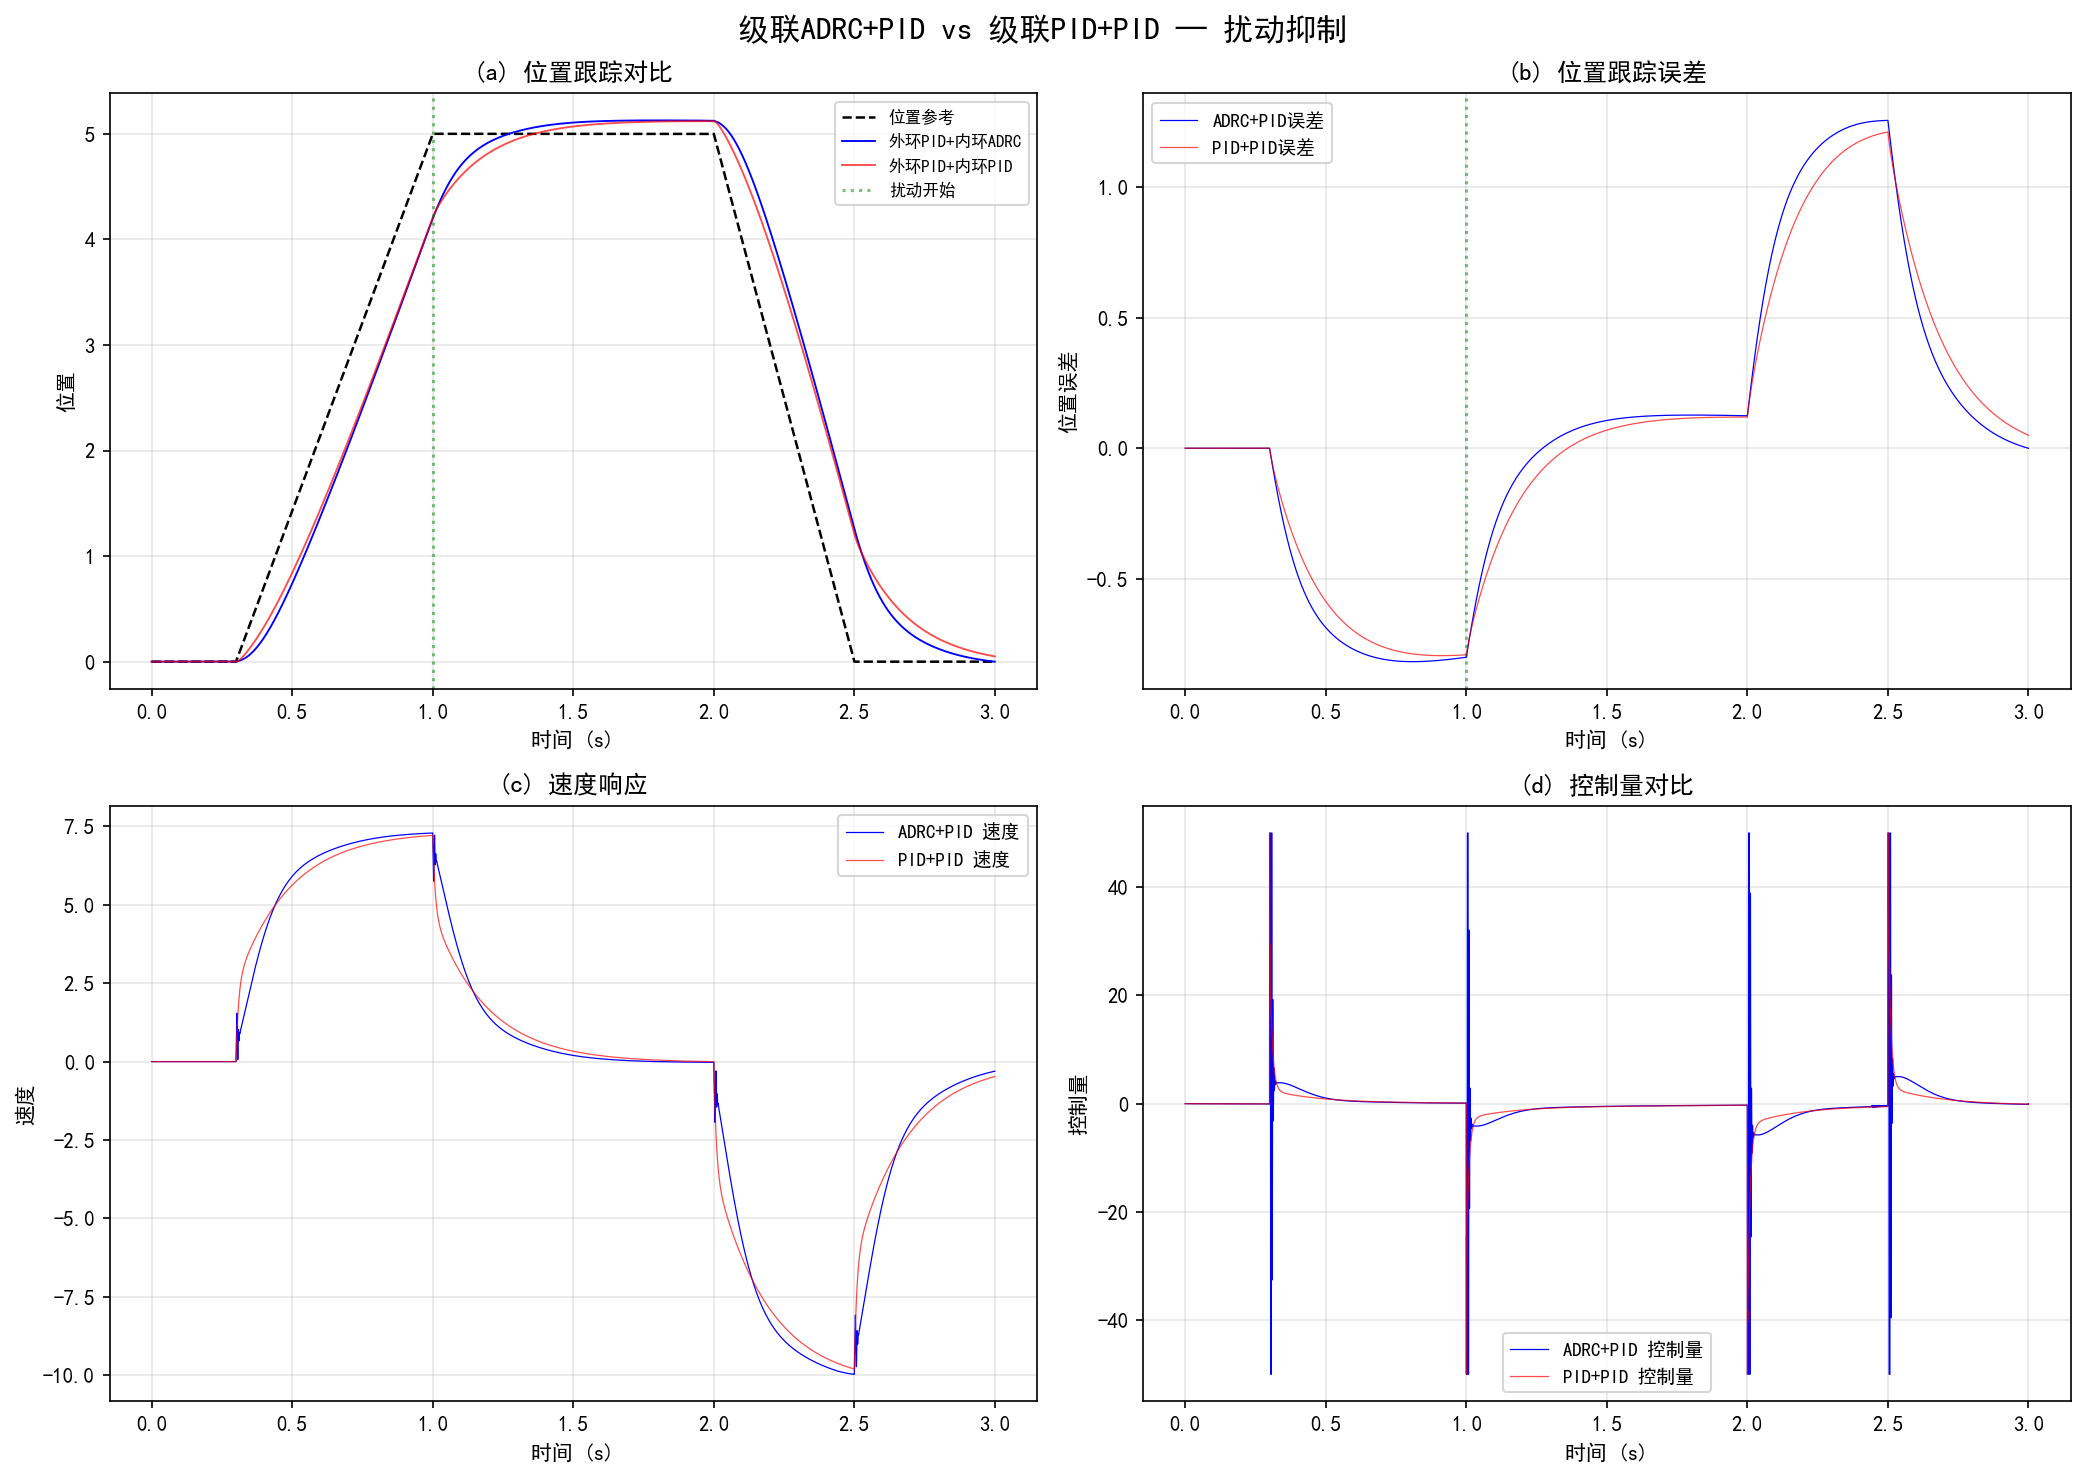

Write the Python code that produced this figure.
"""
ADRC+PID级联控制仿真 (Cascade ADRC-PID Simulation)
==============================================
外环: PID控制（位置/速度环）
内环: ADRC（自抗扰控制，含ESO扩张状态观测器）

典型应用: 电机控制（外环速度PID + 内环电流ADRC）

系统（二阶积分串联型 + 外扰）:
  ẋ₁ = x₂
  ẋ₂ = b₀*u + d(t)
  d(t) 为外部扰动
"""

import numpy as np
import matplotlib
matplotlib.use('Agg')
import matplotlib.pyplot as plt
from matplotlib import rcParams



def main():
    rcParams['font.sans-serif'] = ['SimHei', 'Microsoft YaHei', 'STHeiti']
    rcParams['axes.unicode_minus'] = False

    # ============================================================
    # 仿真参数
    # ============================================================
    dt = 1e-4
    T_sim = 3.0
    N = int(T_sim / dt)
    t = np.arange(N) * dt

    # ============================================================
    # 被控对象: 双积分器 + 扰动
    # ============================================================
    b0 = 10.0  # 控制增益

    # 外部扰动: 阶跃 + 正弦
    def disturbance(t_val):
        d = 0.0
        if t_val > 1.0:
            d += 3.0  # 阶跃扰动
        d += 0.5 * np.sin(5.0 * t_val)  # 正弦扰动
        return d

    # ============================================================
    # ADRC 内环 (二阶)
    # ============================================================
    class ADRCInnerLoop:
        """二阶ADRC: ESO + NLSEF"""
        def __init__(self, dt, b0, omega_o=100, omega_c=50):
            self.dt = dt
            self.b0 = b0
            # ESO参数 (带宽 ω_o)
            self.beta1 = 3 * omega_o
            self.beta2 = 3 * omega_o**2
            self.beta3 = omega_o**3
            # 控制器参数 (带宽 ω_c)
            self.kp = omega_c**2
            self.kd = 2 * omega_c
            # ESO状态
            self.z1 = 0.0
            self.z2 = 0.0
            self.z3 = 0.0

        def update(self, y, u):
            """ESO更新 + 控制律"""
            # ESO (扩张状态观测器)
            e_obs = self.z1 - y
            self.z1 += self.dt * (self.z2 - self.beta1 * e_obs)
            self.z2 += self.dt * (self.z3 - self.beta2 * e_obs + self.b0 * u)
            self.z3 += self.dt * (-self.beta3 * e_obs)

        def control(self, ref, y):
            """ADRC控制律: u = (kp*(ref-z1) + kd*(0-z2) - z3) / b0"""
            e = ref - self.z1
            de = 0 - self.z2  # 参考信号导数近似为0
            u0 = self.kp * e + self.kd * de - self.z3
            u = u0 / self.b0
            return u

    # ============================================================
    # PID外环
    # ============================================================
    class PIDOuterLoop:
        def __init__(self, Kp, Ki, Kd, dt):
            self.Kp = Kp
            self.Ki = Ki
            self.Kd = Kd
            self.dt = dt
            self.e_int = 0.0
            self.e_prev = 0.0

        def control(self, ref, fb):
            e = ref - fb
            self.e_int += e * self.dt
            self.e_int = np.clip(self.e_int, -10, 10)  # 抗积分饱和
            de = (e - self.e_prev) / self.dt
            self.e_prev = e
            return self.Kp * e + self.Ki * self.e_int + self.Kd * de

    # ============================================================
    # 仿真运行
    # ============================================================
    def run_cascade_adrc_pid():
        """级联: 外环PID(位置) + 内环ADRC(速度/电流)"""
        x1 = np.zeros(N)  # 位置
        x2 = np.zeros(N)  # 速度
        u = np.zeros(N)

        # 位置参考: 梯形轨迹
        ref_pos = np.zeros(N)
        for k in range(N):
            if t[k] < 0.3:
                ref_pos[k] = 0.0
            elif t[k] < 1.0:
                ref_pos[k] = 5.0 * (t[k] - 0.3) / 0.7
            elif t[k] < 2.0:
                ref_pos[k] = 5.0
            elif t[k] < 2.5:
                ref_pos[k] = 5.0 - 5.0 * (t[k] - 2.0) / 0.5
            else:
                ref_pos[k] = 0.0

        # 外环PID输出作为内环ADRC的速度参考
        pid_outer = PIDOuterLoop(Kp=8.0, Ki=2.0, Kd=0.5, dt=dt)
        adrc_inner = ADRCInnerLoop(dt=dt, b0=b0, omega_o=80, omega_c=40)

        for k in range(N - 1):
            # 外环: PID输出 = 速度参考
            vel_ref = pid_outer.control(ref_pos[k], x1[k])
            vel_ref = np.clip(vel_ref, -10, 10)  # 限幅

            # 内环: ADRC跟踪速度参考
            u[k] = adrc_inner.control(vel_ref, x2[k])
            u[k] = np.clip(u[k], -50, 50)  # 控制量限幅

            # 系统更新
            d = disturbance(t[k])
            x1[k+1] = x1[k] + dt * x2[k]
            x2[k+1] = x2[k] + dt * (b0 * u[k] + d)

            # ESO更新
            adrc_inner.update(x2[k], u[k])

        return x1, x2, u, ref_pos

    def run_cascade_pid_pid():
        """级联PID-PID（对比）"""
        x1 = np.zeros(N)
        x2 = np.zeros(N)
        u = np.zeros(N)

        ref_pos = np.zeros(N)
        for k in range(N):
            if t[k] < 0.3:
                ref_pos[k] = 0.0
            elif t[k] < 1.0:
                ref_pos[k] = 5.0 * (t[k] - 0.3) / 0.7
            elif t[k] < 2.0:
                ref_pos[k] = 5.0
            elif t[k] < 2.5:
                ref_pos[k] = 5.0 - 5.0 * (t[k] - 2.0) / 0.5
            else:
                ref_pos[k] = 0.0

        pid_outer = PIDOuterLoop(Kp=8.0, Ki=2.0, Kd=0.5, dt=dt)
        pid_inner = PIDOuterLoop(Kp=20.0, Ki=50.0, Kd=0.1, dt=dt)

        for k in range(N - 1):
            vel_ref = pid_outer.control(ref_pos[k], x1[k])
            vel_ref = np.clip(vel_ref, -10, 10)
            u[k] = pid_inner.control(vel_ref, x2[k])
            u[k] = np.clip(u[k], -50, 50)

            d = disturbance(t[k])
            x1[k+1] = x1[k] + dt * x2[k]
            x2[k+1] = x2[k] + dt * (b0 * u[k] + d)

        return x1, x2, u, ref_pos

    # ============================================================
    # 运行仿真
    # ============================================================
    x1_adrc, x2_adrc, u_adrc, ref_pos = run_cascade_adrc_pid()
    x1_pid, x2_pid, u_pid, _ = run_cascade_pid_pid()

    # ============================================================
    # 性能指标
    # ============================================================
    def calc_pos_metrics(x1, ref, t_start=1.5):
        s = int(t_start / dt)
        e = x1[s:] - ref[s:]
        rmse = np.sqrt(np.mean(e**2))
        mae = np.mean(np.abs(e))
        max_e = np.max(np.abs(e))
        return rmse, mae, max_e

    rmse_adrc, mae_adrc, max_adrc = calc_pos_metrics(x1_adrc, ref_pos)
    rmse_pid, mae_pid, max_pid = calc_pos_metrics(x1_pid, ref_pos)

    print("=" * 60)
    print("    级联ADRC-PID vs 级联PID-PID — 性能对比")
    print("=" * 60)
    print(f"{'指标':<16} {'ADRC+PID':>14} {'PID+PID':>14}")
    print("-" * 60)
    print(f"{'RMSE(稳态+扰动)':<15} {rmse_adrc:>14.6f} {rmse_pid:>14.6f}")
    print(f"{'MAE (稳态+扰动)':<15} {mae_adrc:>14.6f} {mae_pid:>14.6f}")
    print(f"{'最大误差':<16} {max_adrc:>14.6f} {max_pid:>14.6f}")
    print("=" * 60)
    print(f"\n扰动说明: t>1s时叠加阶跃扰动(3.0)+持续正弦扰动(0.5sin(5t))")

    # ============================================================
    # 绘图
    # ============================================================
    fig, axes = plt.subplots(2, 2, figsize=(14, 10))
    fig.suptitle('级联ADRC+PID vs 级联PID+PID — 扰动抑制', fontsize=15, fontweight='bold')

    ax = axes[0, 0]
    ax.plot(t, ref_pos, 'k--', lw=1.2, label='位置参考')
    ax.plot(t, x1_adrc, 'b-', lw=0.9, label='外环PID+内环ADRC')
    ax.plot(t, x1_pid, 'r-', lw=0.9, alpha=0.7, label='外环PID+内环PID')
    ax.axvline(x=1.0, color='green', ls=':', alpha=0.5, label='扰动开始')
    ax.set_xlabel('时间 (s)'); ax.set_ylabel('位置')
    ax.set_title('(a) 位置跟踪对比')
    ax.legend(fontsize=8); ax.grid(True, alpha=0.3)

    ax = axes[0, 1]
    ax.plot(t, x1_adrc - ref_pos, 'b-', lw=0.6, label='ADRC+PID误差')
    ax.plot(t, x1_pid - ref_pos, 'r-', lw=0.6, alpha=0.7, label='PID+PID误差')
    ax.axvline(x=1.0, color='green', ls=':', alpha=0.5)
    ax.set_xlabel('时间 (s)'); ax.set_ylabel('位置误差')
    ax.set_title('(b) 位置跟踪误差')
    ax.legend(fontsize=9); ax.grid(True, alpha=0.3)

    ax = axes[1, 0]
    ax.plot(t, x2_adrc, 'b-', lw=0.6, label='ADRC+PID 速度')
    ax.plot(t, x2_pid, 'r-', lw=0.6, alpha=0.7, label='PID+PID 速度')
    ax.set_xlabel('时间 (s)'); ax.set_ylabel('速度')
    ax.set_title('(c) 速度响应')
    ax.legend(fontsize=9); ax.grid(True, alpha=0.3)

    ax = axes[1, 1]
    ax.plot(t, u_adrc, 'b-', lw=0.6, label='ADRC+PID 控制量')
    ax.plot(t, u_pid, 'r-', lw=0.6, alpha=0.7, label='PID+PID 控制量')
    ax.set_xlabel('时间 (s)'); ax.set_ylabel('控制量')
    ax.set_title('(d) 控制量对比')
    ax.legend(fontsize=9); ax.grid(True, alpha=0.3)

    plt.tight_layout()
    plt.savefig('sim_cascade_adrc_pid.png', dpi=150, bbox_inches='tight')
    print("图表已保存: sim_cascade_adrc_pid.png")



if __name__ == '__main__':
    main()
